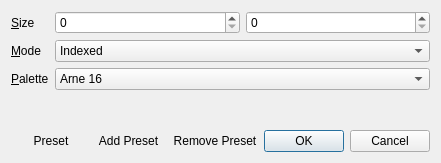
<?xml version="1.0" encoding="UTF-8"?>
<ui version="4.0">
 <class>NewDialog</class>
 <widget class="QDialog" name="NewDialog">
  <property name="geometry">
   <rect>
    <x>0</x>
    <y>0</y>
    <width>365</width>
    <height>163</height>
   </rect>
  </property>
  <property name="windowTitle">
   <string>New Image</string>
  </property>
  <property name="windowIcon">
   <iconset theme="document-new">
    <normaloff/>
   </iconset>
  </property>
  <layout class="QGridLayout" name="gridLayout">
   <item row="4" column="1" colspan="3">
    <spacer name="verticalSpacer">
     <property name="orientation">
      <enum>Qt::Vertical</enum>
     </property>
     <property name="sizeHint" stdset="0">
      <size>
       <width>20</width>
       <height>40</height>
      </size>
     </property>
    </spacer>
   </item>
   <item row="2" column="2" colspan="2">
    <widget class="QComboBox" name="modeComboBox">
     <item>
      <property name="text">
       <string>Indexed</string>
      </property>
     </item>
     <item>
      <property name="text">
       <string>RGB</string>
      </property>
     </item>
     <item>
      <property name="text">
       <string>RGBA</string>
      </property>
     </item>
    </widget>
   </item>
   <item row="0" column="1">
    <widget class="QLabel" name="sizeLabel">
     <property name="sizePolicy">
      <sizepolicy hsizetype="Fixed" vsizetype="Preferred">
       <horstretch>0</horstretch>
       <verstretch>0</verstretch>
      </sizepolicy>
     </property>
     <property name="text">
      <string>&amp;Size</string>
     </property>
     <property name="buddy">
      <cstring>widthSpinBox</cstring>
     </property>
    </widget>
   </item>
   <item row="0" column="2">
    <widget class="QSpinBox" name="widthSpinBox"/>
   </item>
   <item row="3" column="2" colspan="2">
    <widget class="QComboBox" name="paletteComboBox">
     <item>
      <property name="text">
       <string>Arne 16</string>
      </property>
     </item>
     <item>
      <property name="text">
       <string>DawnBringer 16</string>
      </property>
     </item>
     <item>
      <property name="text">
       <string>DawnBringer 32</string>
      </property>
     </item>
     <item>
      <property name="text">
       <string>Commodore 64 (ptoing)</string>
      </property>
     </item>
     <item>
      <property name="text">
       <string>Commodore 64 (Pepto)</string>
      </property>
     </item>
     <item>
      <property name="text">
       <string>EGA Standard</string>
      </property>
     </item>
     <item>
      <property name="text">
       <string>NES</string>
      </property>
     </item>
     <item>
      <property name="text">
       <string>&amp;Open...</string>
      </property>
     </item>
    </widget>
   </item>
   <item row="2" column="1">
    <widget class="QLabel" name="modeLabel">
     <property name="sizePolicy">
      <sizepolicy hsizetype="Fixed" vsizetype="Preferred">
       <horstretch>0</horstretch>
       <verstretch>0</verstretch>
      </sizepolicy>
     </property>
     <property name="text">
      <string>&amp;Mode</string>
     </property>
     <property name="buddy">
      <cstring>modeComboBox</cstring>
     </property>
    </widget>
   </item>
   <item row="3" column="1">
    <widget class="QLabel" name="paletteLabel">
     <property name="sizePolicy">
      <sizepolicy hsizetype="Fixed" vsizetype="Preferred">
       <horstretch>0</horstretch>
       <verstretch>0</verstretch>
      </sizepolicy>
     </property>
     <property name="text">
      <string>&amp;Palette</string>
     </property>
     <property name="buddy">
      <cstring>paletteComboBox</cstring>
     </property>
    </widget>
   </item>
   <item row="0" column="3">
    <widget class="QSpinBox" name="heightSpinBox"/>
   </item>
   <item row="7" column="1" colspan="3">
    <layout class="QHBoxLayout" name="horizontalLayout">
     <property name="spacing">
      <number>0</number>
     </property>
     <item>
      <widget class="QPushButton" name="presetButton">
       <property name="sizePolicy">
        <sizepolicy hsizetype="Minimum" vsizetype="Fixed">
         <horstretch>0</horstretch>
         <verstretch>0</verstretch>
        </sizepolicy>
       </property>
       <property name="text">
        <string>Preset</string>
       </property>
       <property name="flat">
        <bool>true</bool>
       </property>
      </widget>
     </item>
     <item>
      <widget class="QToolButton" name="addPresetButton">
       <property name="text">
        <string>Add Preset</string>
       </property>
       <property name="icon">
        <iconset theme="list-add">
         <normaloff/>
        </iconset>
       </property>
       <property name="autoRaise">
        <bool>true</bool>
       </property>
      </widget>
     </item>
     <item>
      <widget class="QToolButton" name="removePresetButton">
       <property name="text">
        <string>Remove Preset</string>
       </property>
       <property name="icon">
        <iconset theme="list-remove">
         <normaloff/>
        </iconset>
       </property>
       <property name="autoRaise">
        <bool>true</bool>
       </property>
      </widget>
     </item>
     <item>
      <spacer name="horizontalSpacer">
       <property name="orientation">
        <enum>Qt::Horizontal</enum>
       </property>
       <property name="sizeHint" stdset="0">
        <size>
         <width>40</width>
         <height>20</height>
        </size>
       </property>
      </spacer>
     </item>
     <item>
      <widget class="QDialogButtonBox" name="buttonBox">
       <property name="standardButtons">
        <set>QDialogButtonBox::Cancel|QDialogButtonBox::Ok</set>
       </property>
      </widget>
     </item>
    </layout>
   </item>
  </layout>
 </widget>
 <tabstops>
  <tabstop>widthSpinBox</tabstop>
  <tabstop>heightSpinBox</tabstop>
  <tabstop>modeComboBox</tabstop>
  <tabstop>paletteComboBox</tabstop>
 </tabstops>
 <resources/>
 <connections>
  <connection>
   <sender>buttonBox</sender>
   <signal>accepted()</signal>
   <receiver>NewDialog</receiver>
   <slot>accept()</slot>
   <hints>
    <hint type="sourcelabel">
     <x>199</x>
     <y>176</y>
    </hint>
    <hint type="destinationlabel">
     <x>199</x>
     <y>149</y>
    </hint>
   </hints>
  </connection>
  <connection>
   <sender>buttonBox</sender>
   <signal>rejected()</signal>
   <receiver>NewDialog</receiver>
   <slot>reject()</slot>
   <hints>
    <hint type="sourcelabel">
     <x>199</x>
     <y>176</y>
    </hint>
    <hint type="destinationlabel">
     <x>199</x>
     <y>149</y>
    </hint>
   </hints>
  </connection>
 </connections>
</ui>
